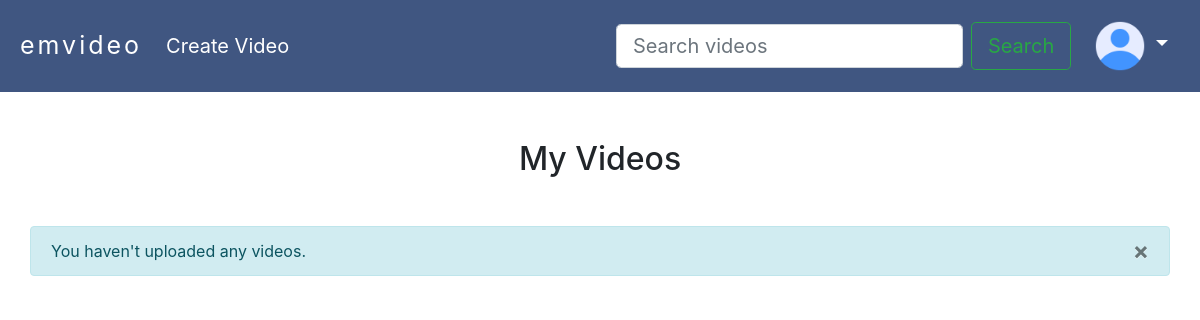
The app's page /videos/my_videos/ (signed in), older data.
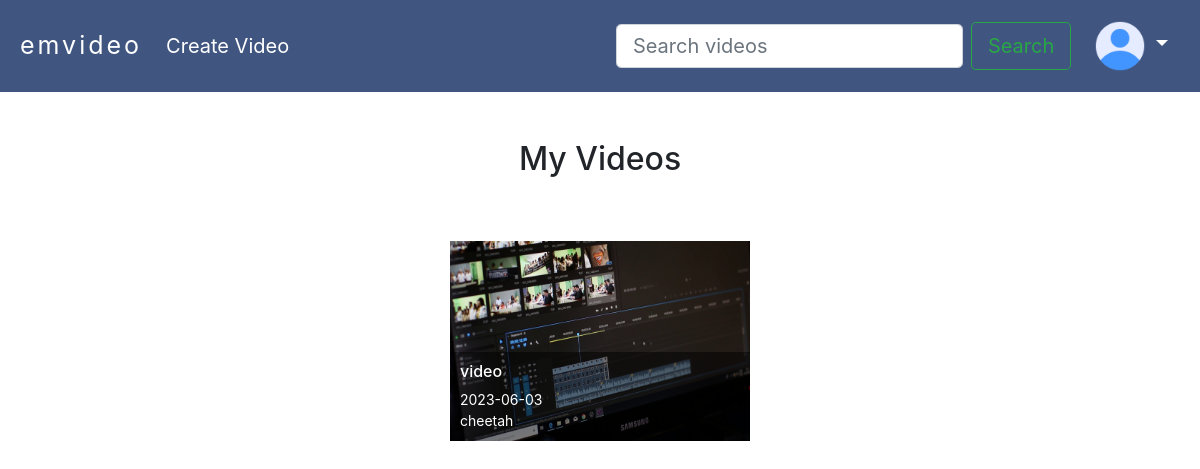
The same page, newer data.
### videos_interface/models.py (models this page shows, shortened)
class Thumbnail(models.Model):
    image_file = models.ImageField(upload_to = "images/thumbnails/")
    video = models.OneToOneField(
        Video,
        blank = True,
        null = True,
        on_delete=models.CASCADE,
    )
    def __str__(self):
        return f"Thumbnail {self.pk}"

class Video(models.Model):
    title = models.CharField(max_length=200, blank=True)
    videofile= models.FileField(upload_to='videos/', blank=True)
    clicks = models.IntegerField(null=True, blank=True)
    views = models.IntegerField(null=True, blank = True)
    user = models.ForeignKey(User, on_delete=models.CASCADE, null=True)
    created = models.DateTimeField(auto_now_add=True)
    modified = models.DateTimeField(auto_now=True)

### videos_interface/views.py (the view)
# urls.py: path('my_videos/', views.my_videos, name = "my_videos"),
def my_videos(request):
    context = {}
    if request.user.is_authenticated:
        search_form = VideoSearchForm()
        context["search_form"] = search_form
        videos_count = Video.objects.filter(user = request.user).count()
        if videos_count == 0:
            context['message'] = "You haven't uploaded any videos."
        thumbnails = Thumbnail.objects.filter(video__user = request.user)
        context["thumbnails"] = thumbnails
        if 'message' in context:
            context['message_present'] = True
        else:
            context['message_present'] = False
        print("CONTEXT", context)
    return render(request, 'videos_interface/my_videos.html', context)

### videos_interface/forms.py
class VideoSearchForm(forms.Form):
    search_query = forms.CharField(max_length=100, required=False, widget=forms.TextInput(attrs={'placeholder': 'Search videos'}))
    def __init__(self, *args, **kwargs):
        super().__init__(*args, **kwargs)
        self.fields["search_query"].widget.attrs['class'] = 'form-control mr-sm-2 btn-lg'

### videos_interface/context_processors.py (called while the page is built)
def video_search_form(request):
    form = VideoSearchForm()
    return {'video_search_form': form}

### videos_interface/templates/videos_interface/my_videos.html
{% extends "videos_interface/base.html" %}
{% load static %}
{% load custom_filters %}
{% block css_file %}
    <link rel="stylesheet" type="text/css" href="{% static 'myvideos.css' %}">
{% endblock css_file%}
{% block nav_buttons %}
    <li>
        <a class="navbar-brand" href="{% url 'create_video' %}">Create Video</a>
    </li>
{% endblock nav_buttons %}
{% block search_bar %}
    <form class="form-inline my-2 my-lg-0" method="POST" action="{% url 'video_search' 1 %}"> {% csrf_token %}
        {{ search_form.search_query }}
        <button class="btn btn-outline-success my-2 my-sm-0 btn-lg" type="submit">Search</button>
    </form>
{% endblock search_bar %}
{% block page_content %}
    <h2 class = 'mb-5 text-center mt-5'>My Videos</h2>
    {% if message_present %}
        <div class="container p-0">
            <div class="alert alert-info" role="alert" >
                <button type="button" class="close" data-dismiss="alert" aria-label="Close">
                    <span aria-hidden="True">&times;</span>
                </button>
                {{ message }}
            </div>
        </div>
    {% endif %}
    <div class = "d-flex flex-wrap justify-content-center">
        {% for thumbnail in thumbnails %}
        <div class = "video-container mb-5">
            <a href = "{% url 'my_video_detail' thumbnail.video.pk %}">
                <img src='{{ MEDIA_URL }}{{ thumbnail.image_file }}' width="300" height="200">
            </a>
            <div class="video-details">
                {% with max_length_video_title=15 %}
                    {% if thumbnail.video.title|length > max_length_video_title %}
                        <h6> {{ thumbnail.video.title|truncate_chars:max_length_video_title }}</h5>
                    {% else %}
                        <h6>{{ thumbnail.video.title }}</h5>
                    {% endif %}
                {% endwith %}
                <p>{{ thumbnail.video.created|date:"Y-m-d"  }}</p>
                <p>{{ thumbnail.video.user.username }}</p>
            </div>
        </div>
        {% endfor %}
    </div>
{%endblock%}

Row changes from the older to the newer data that the page shows:
added Thumbnail: image_file (picture), video "video", video.created "2023-06-03", video.user.username "cheetah"
Text that changed along with them:
{{ message }}: "You haven't uploaded any videos." → (not shown)
